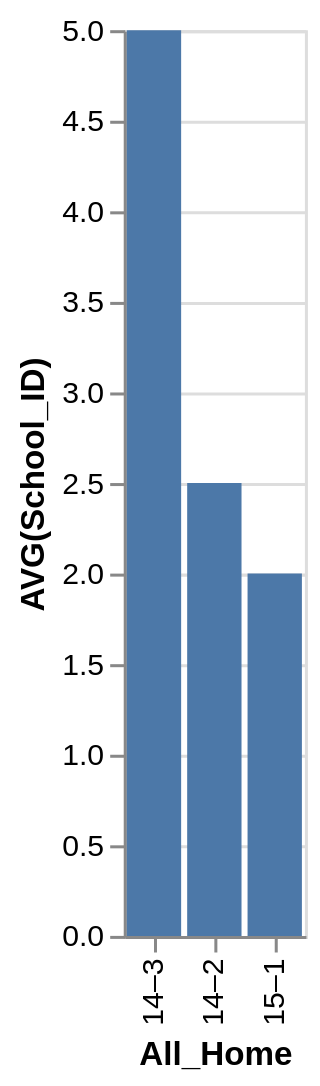

Describe this chart as a Vega-Lite specification.
### Vega-Lite specification from a JSON file in a GitHub repository (floating-point values rounded to 4 significant figures)
{"data": {"values": [{"x_data": "14–3", "y_data": 5}, {"x_data": "14–2", "y_data": 2.5}, {"x_data": "15–1", "y_data": 2}]}, "mark": "bar", "encoding": {"x": {"field": "x_data", "type": "nominal", "title": "All_Home", "sort": {"op": "sum", "field": "y_data", "order": "descending"}}, "y": {"field": "y_data", "type": "quantitative", "title": "AVG(School_ID)"}}}
